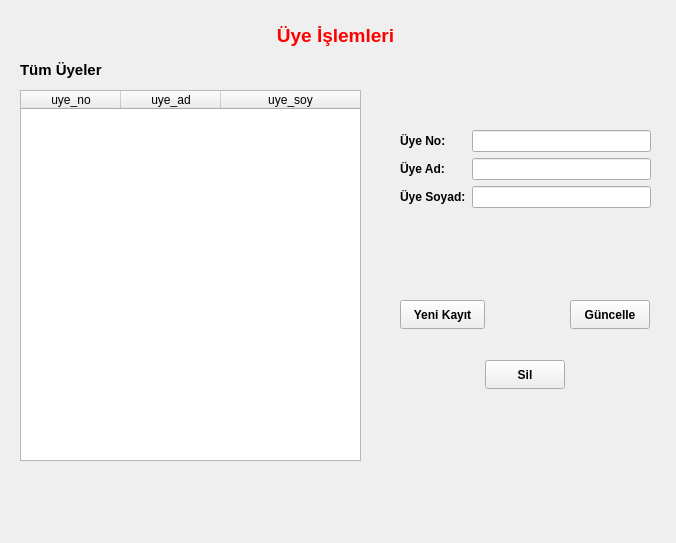
<?xml version="1.0" encoding="UTF-8"?>
<ui version="4.0">
 <class>UyeIslemleri</class>
 <widget class="QWidget" name="UyeIslemleri">
  <property name="geometry">
   <rect>
    <x>0</x>
    <y>0</y>
    <width>676</width>
    <height>543</height>
   </rect>
  </property>
  <property name="windowTitle">
   <string>Form</string>
  </property>
  <widget class="QPushButton" name="btnYeniKayit">
   <property name="geometry">
    <rect>
     <x>400</x>
     <y>300</y>
     <width>85</width>
     <height>29</height>
    </rect>
   </property>
   <property name="font">
    <font>
     <bold>true</bold>
    </font>
   </property>
   <property name="text">
    <string>Yeni Kayıt</string>
   </property>
  </widget>
  <widget class="QPushButton" name="btnSil">
   <property name="geometry">
    <rect>
     <x>485</x>
     <y>360</y>
     <width>80</width>
     <height>29</height>
    </rect>
   </property>
   <property name="font">
    <font>
     <bold>true</bold>
    </font>
   </property>
   <property name="text">
    <string>Sil</string>
   </property>
  </widget>
  <widget class="QPushButton" name="btnGuncelle">
   <property name="geometry">
    <rect>
     <x>570</x>
     <y>300</y>
     <width>80</width>
     <height>29</height>
    </rect>
   </property>
   <property name="font">
    <font>
     <bold>true</bold>
    </font>
   </property>
   <property name="text">
    <string>Güncelle</string>
   </property>
  </widget>
  <widget class="QTableWidget" name="tableWidget">
   <property name="geometry">
    <rect>
     <x>20</x>
     <y>90</y>
     <width>341</width>
     <height>371</height>
    </rect>
   </property>
   <attribute name="horizontalHeaderStretchLastSection">
    <bool>true</bool>
   </attribute>
   <column>
    <property name="text">
     <string>uye_no</string>
    </property>
   </column>
   <column>
    <property name="text">
     <string>uye_ad</string>
    </property>
   </column>
   <column>
    <property name="text">
     <string>uye_soy</string>
    </property>
   </column>
  </widget>
  <widget class="QLabel" name="label">
   <property name="geometry">
    <rect>
     <x>20</x>
     <y>60</y>
     <width>111</width>
     <height>20</height>
    </rect>
   </property>
   <property name="font">
    <font>
     <pointsize>11</pointsize>
     <bold>true</bold>
    </font>
   </property>
   <property name="text">
    <string>Tüm Üyeler</string>
   </property>
  </widget>
  <widget class="QLabel" name="label_2">
   <property name="geometry">
    <rect>
     <x>170</x>
     <y>20</y>
     <width>331</width>
     <height>31</height>
    </rect>
   </property>
   <property name="palette">
    <palette>
     <active>
      <colorrole role="WindowText">
       <brush brushstyle="SolidPattern">
        <color alpha="255">
         <red>255</red>
         <green>0</green>
         <blue>0</blue>
        </color>
       </brush>
      </colorrole>
     </active>
     <inactive>
      <colorrole role="WindowText">
       <brush brushstyle="SolidPattern">
        <color alpha="255">
         <red>255</red>
         <green>0</green>
         <blue>0</blue>
        </color>
       </brush>
      </colorrole>
     </inactive>
     <disabled/>
    </palette>
   </property>
   <property name="font">
    <font>
     <pointsize>14</pointsize>
     <bold>true</bold>
    </font>
   </property>
   <property name="text">
    <string>Üye İşlemleri</string>
   </property>
   <property name="alignment">
    <set>Qt::AlignmentFlag::AlignCenter</set>
   </property>
  </widget>
  <widget class="QWidget" name="layoutWidget">
   <property name="geometry">
    <rect>
     <x>400</x>
     <y>130</y>
     <width>251</width>
     <height>111</height>
    </rect>
   </property>
   <layout class="QFormLayout" name="formLayout">
    <item row="0" column="0">
     <widget class="QLabel" name="label_4">
      <property name="font">
       <font>
        <bold>true</bold>
       </font>
      </property>
      <property name="text">
       <string>Üye No:</string>
      </property>
     </widget>
    </item>
    <item row="0" column="1">
     <widget class="QLineEdit" name="leUyeNo">
      <property name="readOnly">
       <bool>true</bool>
      </property>
     </widget>
    </item>
    <item row="1" column="0">
     <widget class="QLabel" name="label_3">
      <property name="font">
       <font>
        <bold>true</bold>
       </font>
      </property>
      <property name="text">
       <string>Üye Ad:</string>
      </property>
     </widget>
    </item>
    <item row="2" column="0">
     <widget class="QLabel" name="label_5">
      <property name="font">
       <font>
        <bold>true</bold>
       </font>
      </property>
      <property name="text">
       <string>Üye Soyad:</string>
      </property>
     </widget>
    </item>
    <item row="2" column="1">
     <widget class="QLineEdit" name="leUyeSoyad"/>
    </item>
    <item row="1" column="1">
     <widget class="QLineEdit" name="leUyeAd"/>
    </item>
   </layout>
  </widget>
 </widget>
 <resources/>
 <connections/>
</ui>
